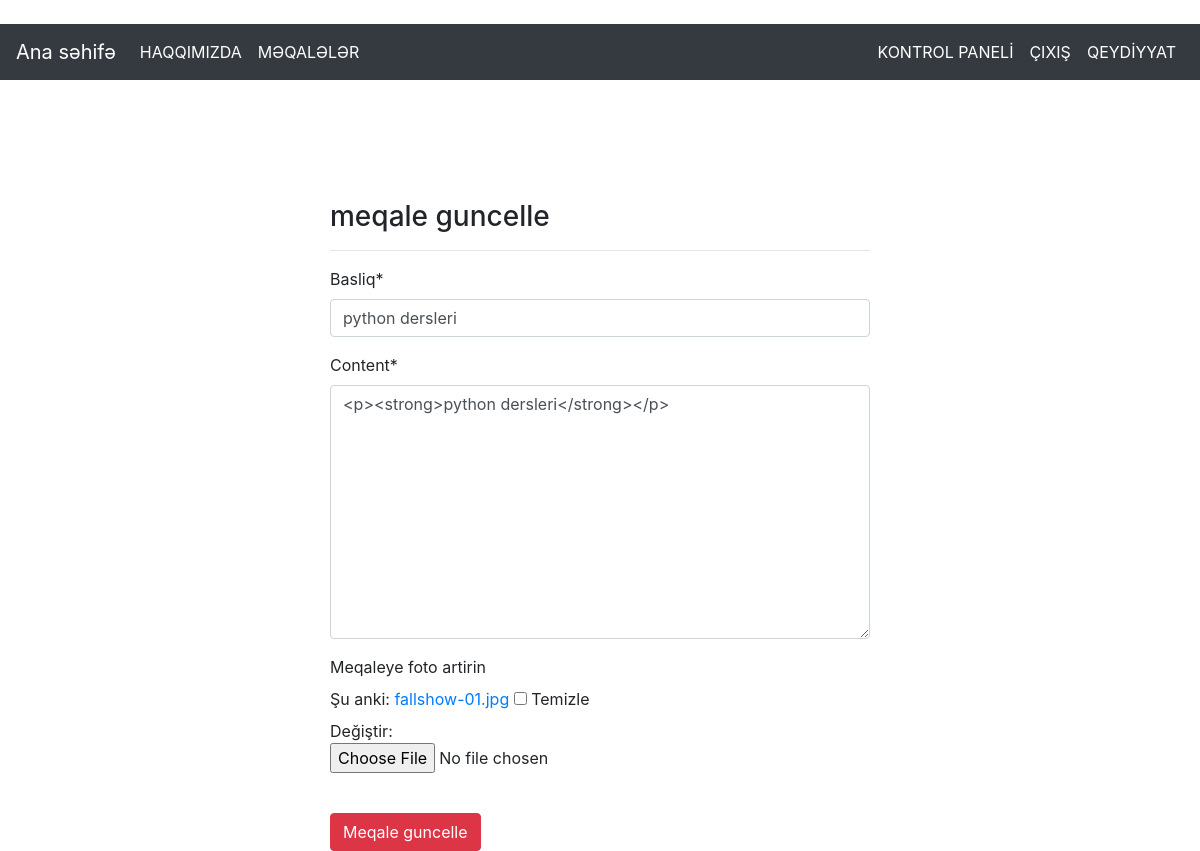
Screenshot of /articles/update/11 (signed in) with the database file from the repository.
### article/models.py (models this page shows, shortened)
class Article (models.Model):
    author = models.ForeignKey("auth.User",on_delete= models.CASCADE,verbose_name="yazar")
    title = models.CharField(max_length=50,verbose_name="Basliq")
    content = RichTextField()
    created_date = models.DateTimeField(auto_now_add=True,verbose_name="emele gelme tarixi")
    article_image = models.FileField(blank=True,null=True,verbose_name="meqaleye foto artirin")

### article/views.py (the view)
# urls.py: path('update/<int:id>',views.updateArticle,name="update"),
@login_required(login_url = "user:login")
def updateArticle(request,id):
    article = get_object_or_404(Article,id = id)
    form = ArticleForm(request.POST or None,request.FILES or None,instance = article)
    if form.is_valid():
        article = form.save(commit=False)
        article.author = request.user
        article.save()
        messages.success(request,"Meqale ugurla guncellendi")
        return redirect("index")
    return render (request,"update.html",{"form":form})

### article/forms.py
class ArticleForm(forms.ModelForm):
    class Meta:
        model = Article
        fields = ["title","content","article_image"]

### templates/update.html (shortened to what this page needs)
{% extends "layout.html" %}
{% block body %}
{% load crispy_forms_tags %}
<div class="row">
    <div class="col-md-6 offset-md-3"><h3>meqale guncelle</h3><hr><form method="post">
        {{form|crispy}}
        <br>
        <button type="submit" class="btn btn-danger">Meqale guncelle
        </button>
        </form></div>
{% endblock body %}

### rows the page displays
Article: title "python dersleri", content "<p><strong>python dersleri</strong></p>"
